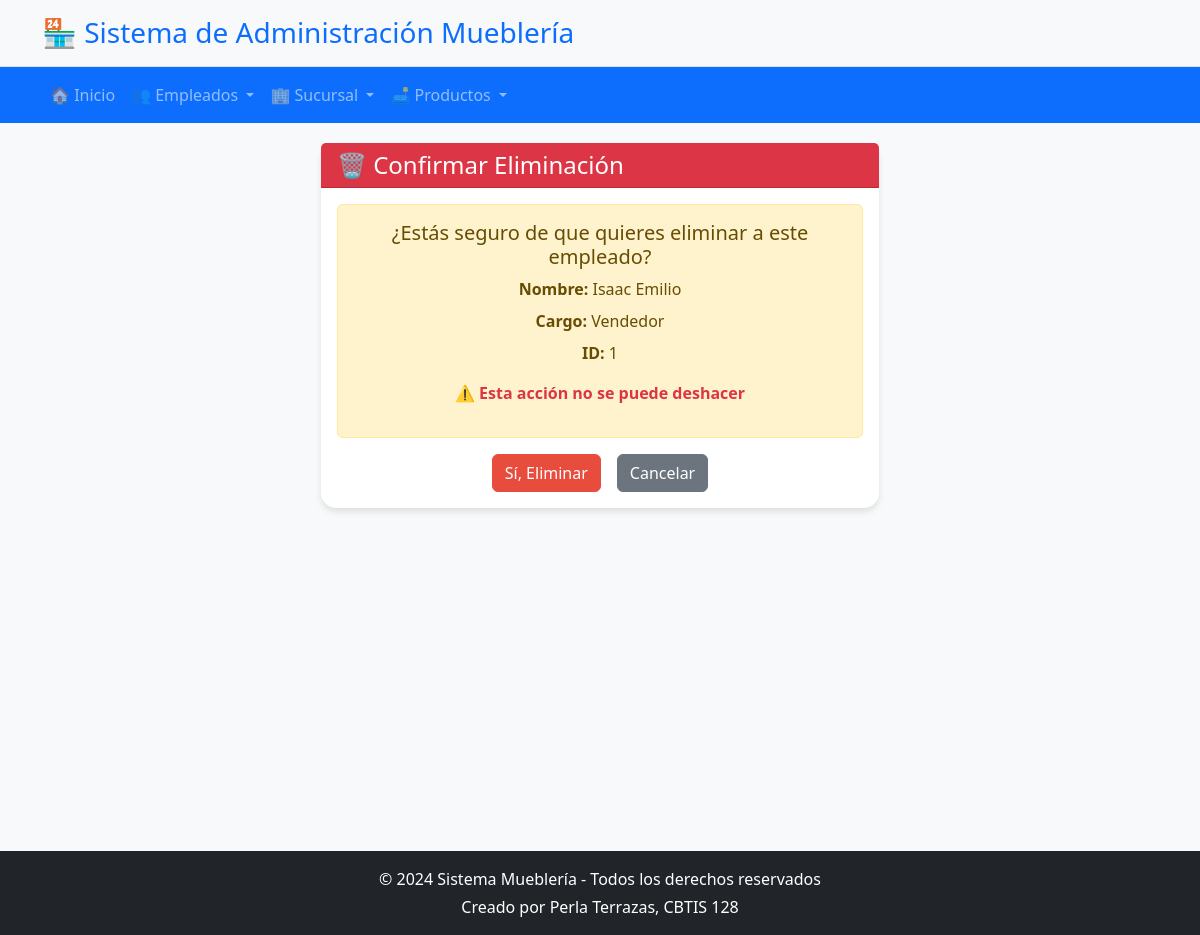
The app's page /empleados/borrar/1/ with its own data.
### app_muebleria/models.py (models this page shows, shortened)
class Empleado(models.Model):
    fecha_contratacion = models.DateField()
    id_empleado = models.AutoField(primary_key=True)
    nombre = models.CharField(max_length=100)
    edad = models.IntegerField()
    cargo = models.CharField(max_length=20, choices=CARGO_CHOICES)
    telefono = models.CharField(max_length=15)
    sueldo = models.DecimalField(max_digits=10, decimal_places=2)

### app_muebleria/views.py (the view)
# urls.py: path('empleados/borrar/<int:id_empleado>/', views.borrar_empleados, name='borrar_empleado'),
def borrar_empleados(request, id_empleado):
    empleado = get_object_or_404(Empleado, id_empleado=id_empleado)
    if request.method == 'POST':
        empleado.delete()
        return redirect('ver_empleados')
    return render(request, 'empleado/borrar_empleado.html', {'empleado': empleado})

### app_muebleria/templates/empleado/borrar_empleado.html (shortened to what this page needs)
{% extends 'base.html' %}
{% block content %}
<div class="row justify-content-center">
    <div class="col-md-6">
        <div class="card">
            <div class="card-header bg-danger text-white">
                <h4 class="mb-0">🗑️ Confirmar Eliminación</h4>
            </div>
            <div class="card-body text-center">
                <div class="alert alert-warning">
                    <h5>¿Estás seguro de que quieres eliminar a este empleado?</h5>
                    <p class="mb-2"><strong>Nombre:</strong> {{ empleado.nombre }}</p>
                    <p class="mb-2"><strong>Cargo:</strong> {{ empleado.get_cargo_display }}</p>
                    <p class="mb-3"><strong>ID:</strong> {{ empleado.id_empleado }}</p>
                    <p class="text-danger"><strong>⚠️ Esta acción no se puede deshacer</strong></p>
                </div>
                <form method="POST">
                    <div class="d-grid gap-2 d-md-flex justify-content-md-center">
                        <button type="submit" class="btn btn-danger me-md-2">Sí, Eliminar</button>
                        <a href="{% url 'ver_empleados' %}" class="btn btn-secondary">Cancelar</a>
                    </div>
                </form>
            </div>
        </div>
    </div>
</div>
{% endblock %}

### app_muebleria/templates/base.html (style rules this page uses)
body { background-color: #f8f9fa; font-family: 'Segoe UI', Tahoma, Geneva, Verdana, sans-serif; }
.card { border: none; border-radius: 15px; box-shadow: 0 4px 6px rgba(0,0,0,0.1); margin-bottom: 20px; }
.btn-danger { background-color: #e74c3c; border-color: #e74c3c; }

### records on screen
Empleado: nombre "Isaac Emilio", cargo "Vendedor", id_empleado "1"
